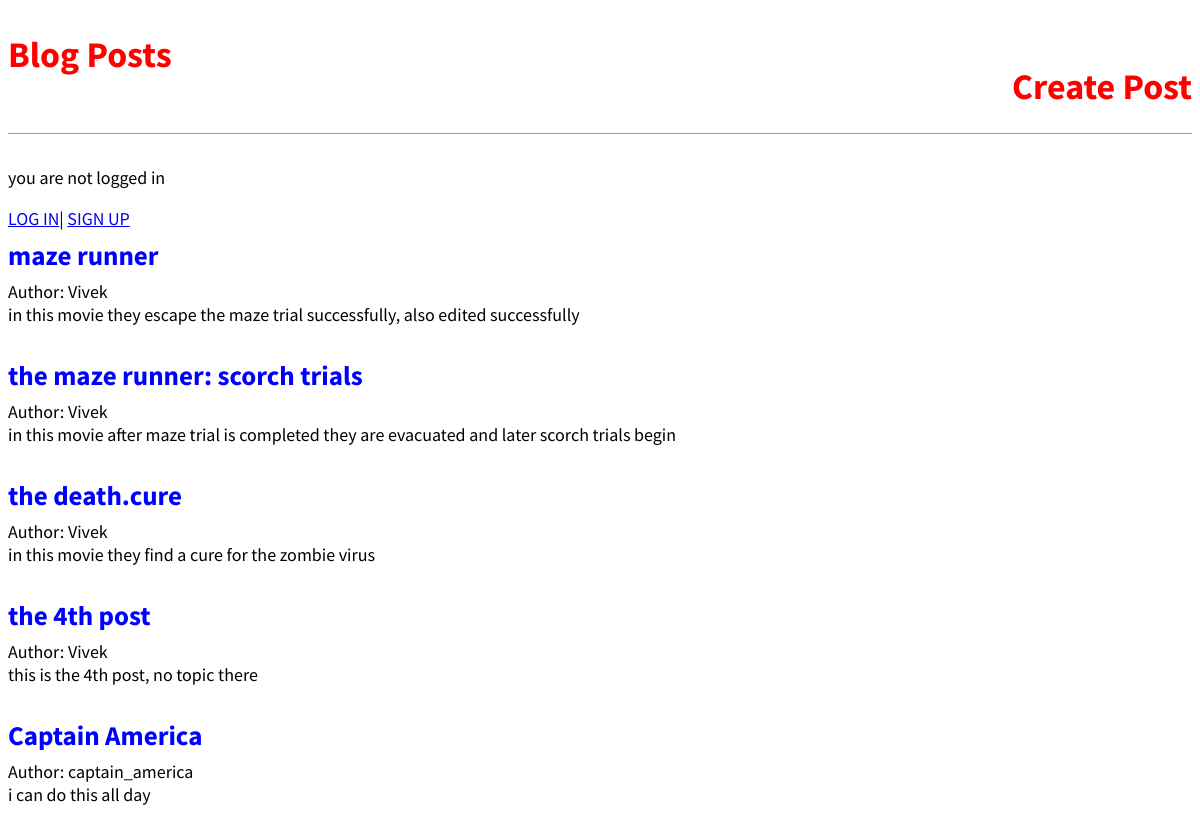
The page / on the database its author committed.
### blog/models.py (models this page shows, shortened)
class BlogPost(models.Model):
    title = models.CharField(max_length=200)
    author = models.ForeignKey(
        "auth.User",
        on_delete=models.CASCADE
    )
    body = models.TextField()
    def get_absolute_url(self):
        return reverse("post_detail", kwargs={"pk":self.pk})

### blog/views.py (the view)
# urls.py: path("",BlogListView.as_view(), name = "home"),
class BlogListView(ListView):
    model = BlogPost
    template_name = "blogpost_list.html"

### templates/blogpost_list.html
{% extends "base.html" %}
{% block content %}
    {% for post in blogpost_list %}
        <div class="post-entry">
        <h2><a href="{{ post.get_absolute_url }}">{{ post.title }}</a></h2>
        <p>Author: {{ post.author }}</a>
        <p>{{ post.body }}</p>
        </div>
    {% endfor %}
{% endblock %}

### templates/base.html (shortened to what this page needs)
{% load static %}
<head>
<link rel="stylesheet" href="{% static 'css/base.css' %}">
</head>
<body>
<header>
<div class="nav-left">
<h1><a href="{% url 'home' %}">Blog Posts</a></h1>
</div>
<div class="nav-right">
    <h1><a href ="{% url 'post_create' %}">Create Post</a></h1>
</header>
<div>
{% if user.is_authenticated %}
    <h2>Hii, {{ user.username }}</h2>
    <form action="{% url 'logout' %}" method="post">
 {% csrf_token %}
 <button type="submit">Log Out</button>
 </form>
{% else %}
<p>you are not logged in</p>
<a href="{% url 'login' %}">LOG IN</a>|
<a href ="{% url 'signup' %}">SIGN UP</a>
{% endif %}
{% block content %}
{% endblock content %}
</div>
</body>

### static/css/base.css (style rules this page uses)
body { font-family: 'Source Sans Pro', sans-serif; font-size: 18px; }
header { border-bottom: 1px solid #999; margin-bottom: 2rem; display: flex; }
header h1 a { color: red; text-decoration: none; }
.nav-left { margin-right: auto; }
.nav-right { display: flex; padding-top: 2rem; }
.post-entry { margin-bottom: 2rem; }
.post-entry h2 { margin: 0.5rem 0; }
.post-entry h2 a, .post-entry h2 a:visited { color: blue; text-decoration: none; }
.post-entry p { margin: 0; font-weight: 400; }

### rows shown on the page
BlogPost: title "maze runner", author "Vivek", body "in this movie they escape the maze trial successfully, also edited successfully"
BlogPost: title "the maze runner: scorch trials", author "Vivek", body "in this movie after maze trial is completed they are evacuated and later scorch trials begin"
BlogPost: title "the death.cure", author "Vivek", body "in this movie they find a cure for the zombie virus"
BlogPost: title "the 4th post", author "Vivek", body "this is the 4th post, no topic there"
BlogPost: title "Captain America", author "captain_america", body "i can do this all day"
